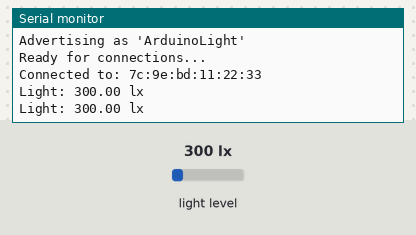
Recording of a sketch running on a simulated Arduino Nano 33 IoT. On the bench: the last lines printed to the serial monitor. The test bench sets the inputs (shaded band); at power-on: light level 300 lx. Nothing arrives over Bluetooth unless stated; a phone connects over Bluetooth LE 3 s after start.

Above: at 4.8 s.
4.9 s: light level set to 40 lx
At 5.8 s:
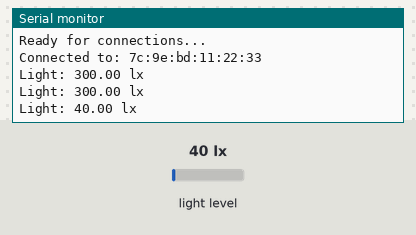
6.5 s: light level set to 500 lx
At 7.8 s:
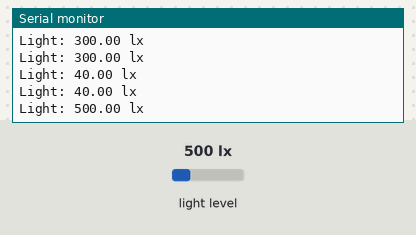
Timing chart, 0 to 9.5 s (numbered marks = the images above; inputs shaded):
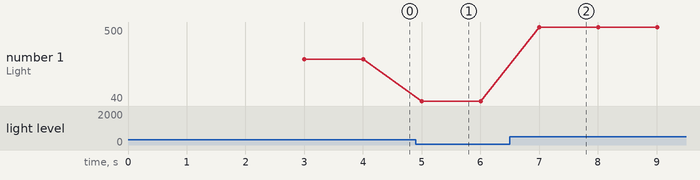

The sketch:

Hd.ino
```cpp
#include <ArduinoBLE.h>
#include <Wire.h>
#include <BH1750.h>

BH1750 lightMeter;


BLEService lightService("181A");
BLEFloatCharacteristic lightCharacteristic("2A6E", BLERead | BLENotify);


void setup() {
  Serial.begin(9600);
  while(!Serial);

  // Initialize sensor
  Wire.begin();

  if (!lightMeter.begin()) {
    Serial.println("BH1750 failed!");
    while(1);
  }
  Serial.println("BH1750 OK");


  if (!BLE.begin()) {
    Serial.println("BLE failed!");
    while(1);
  }

  BLE.setDeviceName("ArduinoLight");
  BLE.setLocalName("ArduinoLight");


  BLE.setAdvertisingInterval(320);
  BLE.setConnectable(true);

  BLE.setAdvertisedService(lightService);
  lightService.addCharacteristic(lightCharacteristic);
  BLE.addService(lightService);


  BLE.advertise();

  Serial.print("BLE MAC: ");
  Serial.println(BLE.address());
  Serial.println("Advertising as 'ArduinoLight'");
  Serial.println("Ready for connections...");
}

void loop() {

  BLEDevice central = BLE.central();

  if (central) {
    Serial.print("Connected to: ");
    Serial.println(central.address());


    while (central.connected()) {
      float lux = lightMeter.readLightLevel();

      Serial.print("Light: ");
      Serial.print(lux);
      Serial.println(" lx");

      lightCharacteristic.writeValue(lux);
      delay(1000);
    }


    Serial.print("Disconnected from: ");
    Serial.println(central.address());
  }

  delay(1000);
}
```

Measured:
- after the input at 4.9 s, the serial monitor: prints a new line after 0.10 s (image 1)
- after the input at 6.5 s, the serial monitor: prints a new line after 0.51 s (image 2)
- plotted number 1: 300 → 40 after the input at 4.9 s, 40 → 500 after the input at 6.5 s
